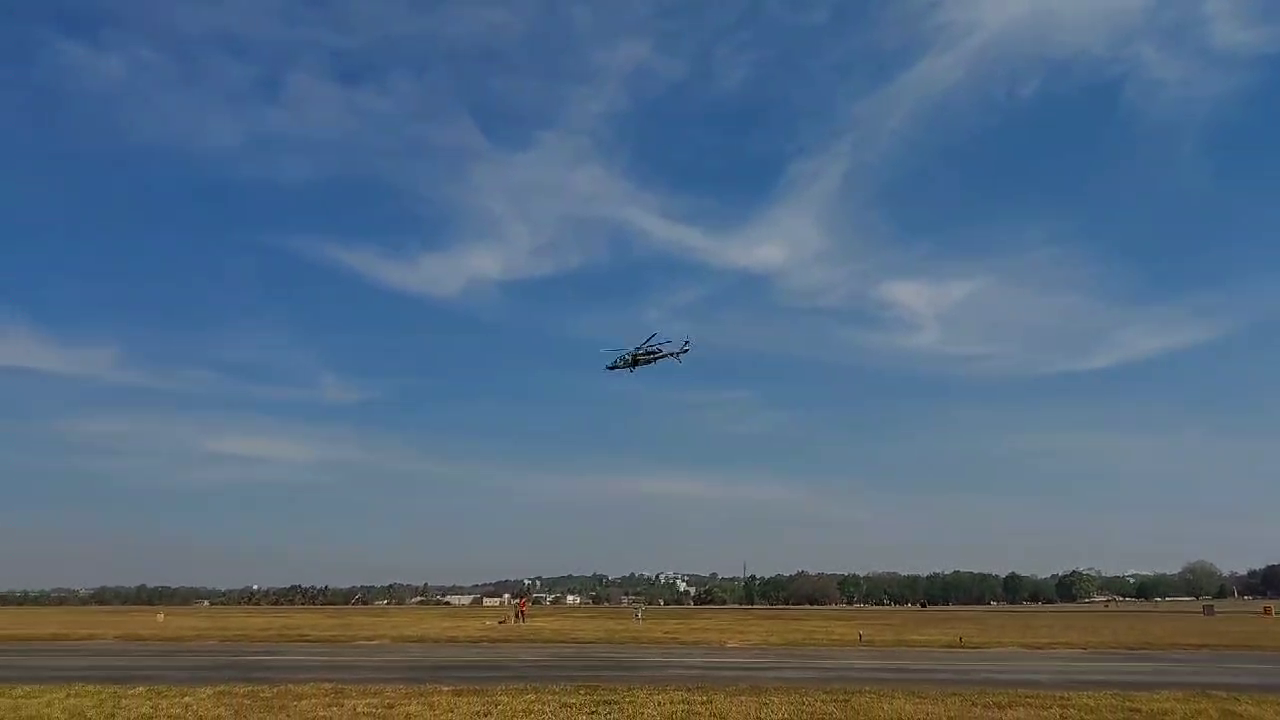
#> input picture frame 43 of plane.mp4, 1280 x 720 px, given in place of sample.webm, which was not available
$ python KLT.py
#> lines starting #> are read from the running program, lines starting #| are printed output that depends on the picture; pictures that were not available may be replaced by others from this repository, and a replacement may not be noted
import cv2
import numpy as np

cap = cv2.VideoCapture('sample.webm')

ret, frame = cap.read()
#> frame is the input picture: shape (720, 1280, 3); mean B, G, R 128.1, 106.3, 84.9

old_frame = cv2.cvtColor(frame, cv2.COLOR_BGR2GRAY)
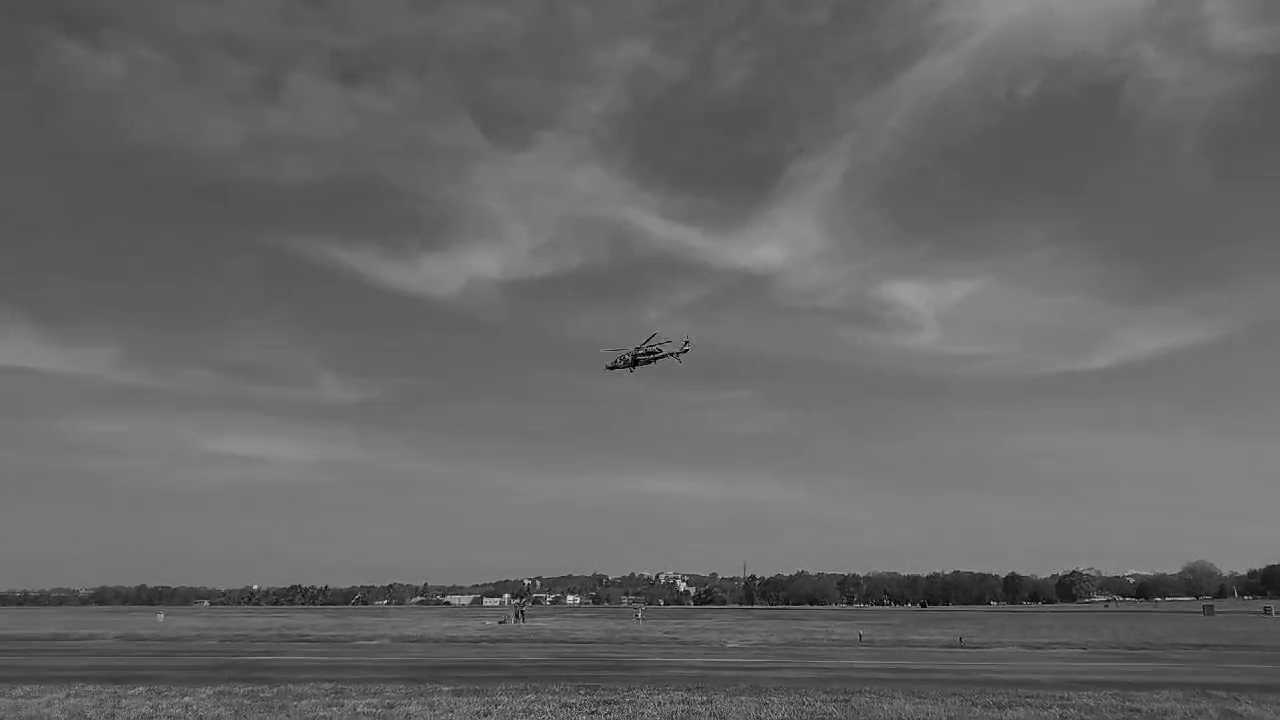
#> old_frame: shape (720, 1280); min 0, max 236, mean 102.3

# Good Features using Shi-Tomasi function
p0 = cv2.goodFeaturesToTrack(
    old_frame, maxCorners=100, qualityLevel=0.3, minDistance=7, mask=None, blockSize=7)
#> p0 = 43 rows, first 8: [549, 600], [569, 599], [577, 599], [528, 582], [686, 587], [678, 579], [485, 604], [886, 603]

# Create zero array of same dimension and data type
mask = np.zeros_like(frame)

while True:

    ret, frame = cap.read()
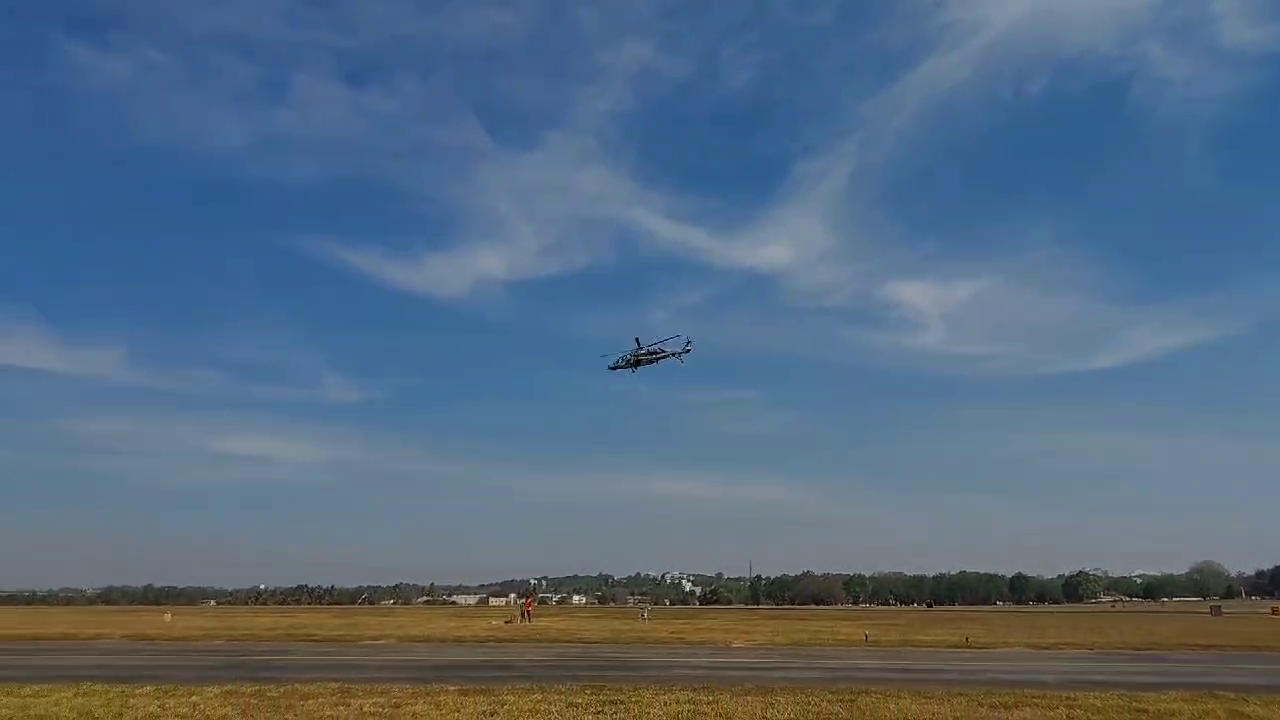
#> input picture frame 44 of plane.mp4, 1280 x 720 px, given in place of sample.webm, which was not available
#> frame is the input picture: shape (720, 1280, 3); mean B, G, R 127.9, 106.2, 84.9
    if not ret:
        break

    curr_frame = cv2.cvtColor(frame, cv2.COLOR_BGR2GRAY)

    # epsilion = 0.03 and max_iterations = 10
    # Returns new corners , status of whether they were tracked correctly and error
    p1, status,  err = cv2.calcOpticalFlowPyrLK(old_frame, curr_frame, p0, None, winSize=(
        15, 15), maxLevel=2, criteria=(cv2.TERM_CRITERIA_EPS | cv2.TERM_CRITERIA_COUNT, 10, 0.03))
#> p1 = 43 rows, first 8: [555, 600], [574.9, 599], [582.7, 599], [534, 581.7], [691.6, 586.9], [683.5, 579], [491, 603.7], [891.7, 603]; status = 43 values from 1 to 1; err = 43 values, max 22.85 at index 29, min 1.45 at index 21, mean 5.96

    # New and Old Good features
    good_new: list = p1[status == 1]
#> good_new = 43 pairs, first value 212.5 to 1253.6, second value 345 to 713.7
    good_old: list = p0[status == 1]
#> good_old = 43 pairs, first value 206 to 1246, second value 345 to 714

    # Draw the lines fromm old frame to the new frame(current frame)

    for i, (new, old) in enumerate(zip(good_new, good_old)):
        a, b = old.ravel()
        c, d = new.ravel()
        a, b, c, d = int(a), int(b), int(c), int(d)

        mask = cv2.line(mask, (a, b), (c, d), (0, 255, 0), 2)
        frame = cv2.circle(frame, (a, b), 5, (0, 255, 0), -1)
#> this loop made 43 passes
#> (new, a, b, c, d) on passes 1 to 12: ([555, 600], 549, 600, 554, 599), ([574.9, 599], 569, 599, 574, 598), ([582.7, 599], 577, 599, 582, 598), ([534, 581.7], 528, 582, 534, 581), ([691.6, 586.9], 686, 587, 691, 586), ([683.5, 579], 678, 579, 683, 579), ([491, 603.7], 485, 604, 491, 603), ([891.7, 603], 886, 603, 891, 602), ([668.7, 604], 663, 604, 668, 603), ([514, 595.7], 508, 596, 514, 595), ([912.9, 606.1], 907, 606, 912, 606), ([508, 599.7], 502, 600, 507, 599)
#> (a, b, c, d) on pass 17: (686, 345, 688, 345)
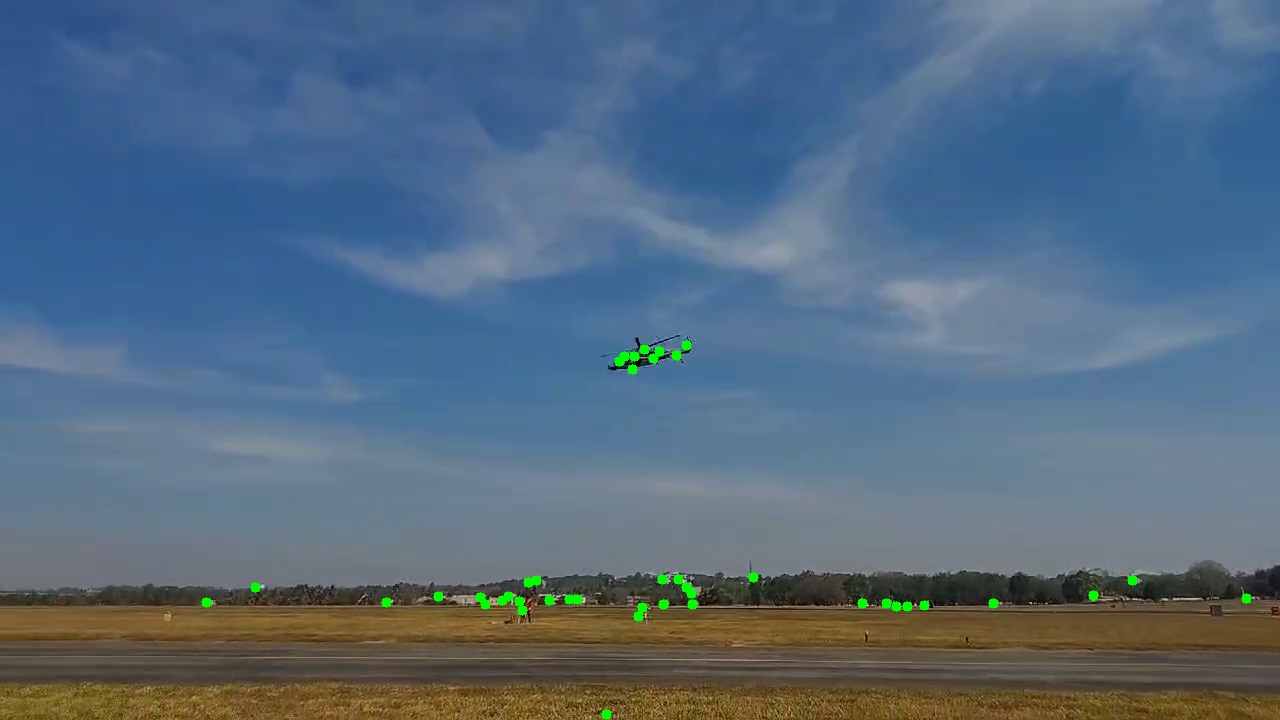
#> frame: shape (720, 1280, 3); mean B, G, R 127.7, 106.9, 84.6
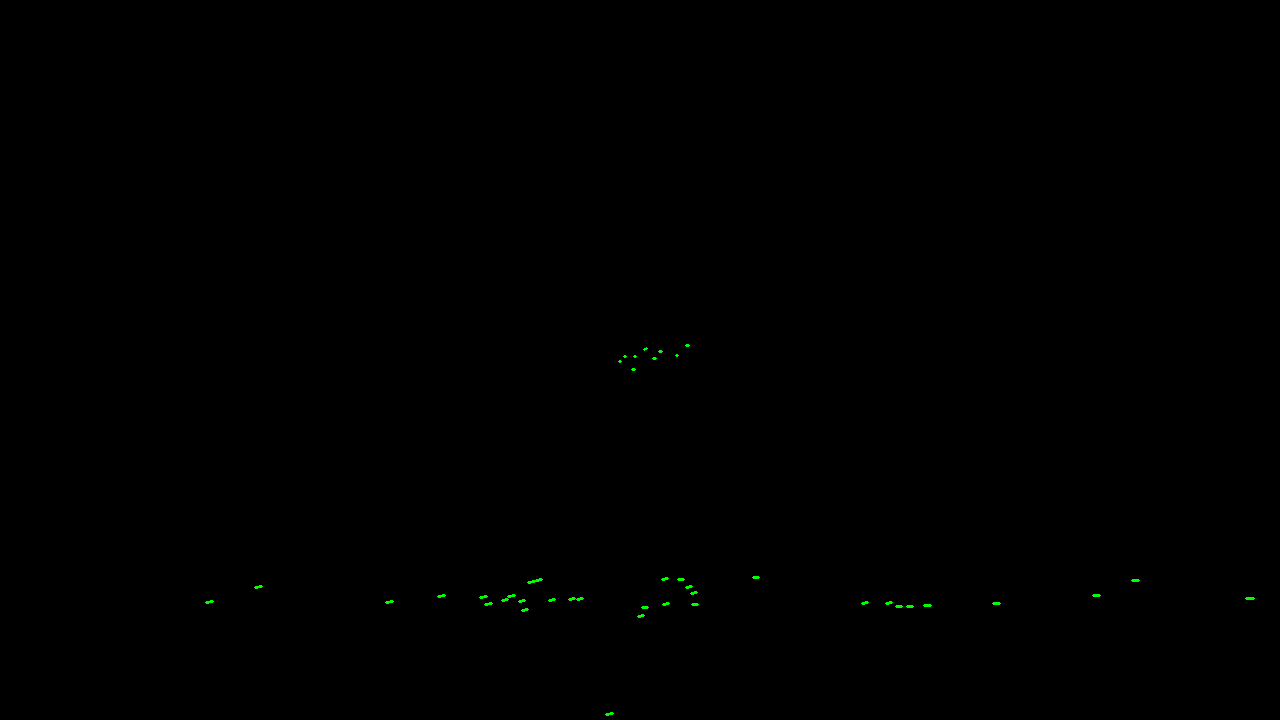
#> mask: shape (720, 1280, 3); mean of channels 0, 1, 2 0, 0.2, 0; drawn as B, G, R

    # print("Frame shape:", frame.shape)
    # print("Mask shape:", mask.shape)
    # combine the tracked lines and the frame

    img = cv2.add(frame, mask)
    cv2.imshow("Frame", img)
    if cv2.waitKey(1) == ord('q'):
#> (key q is pressed here)
        break

    # Make the current frame as the old frame and new tracked points p1 as the old tracked features
    old_frame = curr_frame.copy()
    p0 = good_new.reshape(-1, 1, 2)
    cv2.waitKey(1)
cap.release()
cv2.destroyAllWindows()

$ run again, starting later in the video
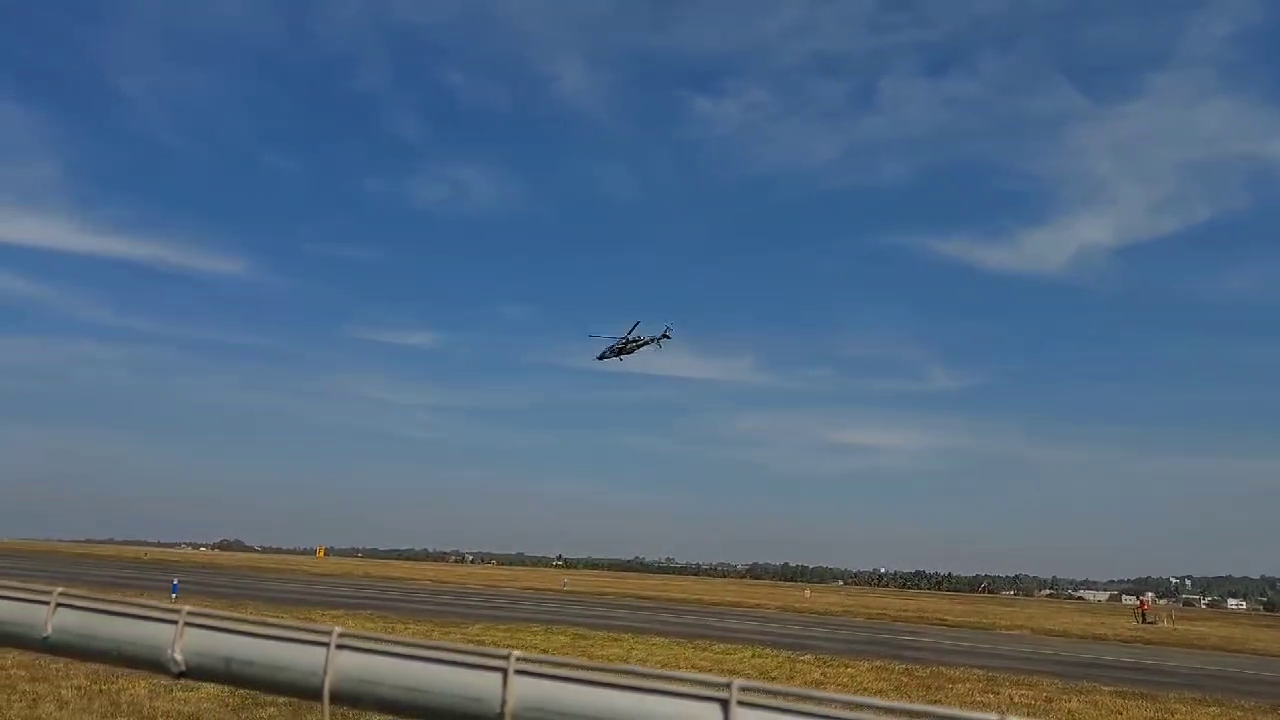
#> input picture frame 194 of plane.mp4, 1280 x 720 px, given in place of sample.webm, which was not available
#> frame is the input picture: shape (720, 1280, 3); mean B, G, R 126.5, 104.7, 83.6
#> `old_frame = cv2.cvtColor(frame, cv2.COLOR_BGR2GRAY)`:
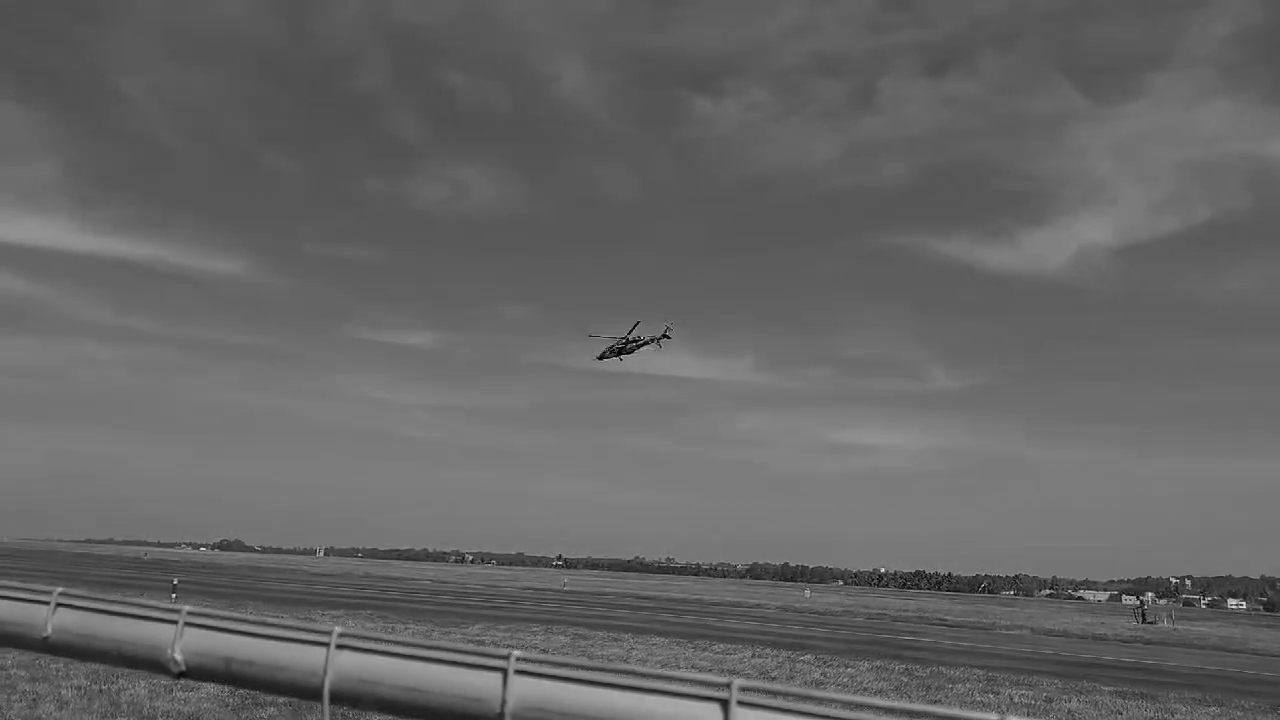
#> old_frame: shape (720, 1280); min 0, max 226, mean 100.8
#> p0 = 27 rows, first 8: [1204, 599], [1243, 605], [641, 338], [1124, 597], [1172, 580], [1229, 601], [174, 596], [620, 358]
#> p1 = 27 rows, first 8: [1206.5, 599.5], [1245.6, 605.4], [639, 338.2], [1126.4, 597.5], [1174.3, 580.3], [1231.9, 601.4], [176.4, 595.9], [618.3, 358.2]; status = 27 values from 1 to 1; err = 27 values, max 30.95 at index 9, min 1.13 at index 22, mean 9.26
#> good_new = 27 pairs, first value 176.4 to 1245.6, second value 332.2 to 621.7
#> good_old = 27 pairs, first value 174 to 1243, second value 332 to 621
#> the loop `for i, (new, old) in enumerate(zip(good_new, good_old)):` made 27 passes
#> (new, a, b, c, d) on passes 1 to 8: ([1206.5, 599.5], 1204, 599, 1206, 599), ([1245.6, 605.4], 1243, 605, 1245, 605), ([639, 338.2], 641, 338, 639, 338), ([1126.4, 597.5], 1124, 597, 1126, 597), ([1174.3, 580.3], 1172, 580, 1174, 580), ([1231.9, 601.4], 1229, 601, 1231, 601), ([176.4, 595.9], 174, 596, 176, 595), ([618.3, 358.2], 620, 358, 618, 358)
#> after the loop `for i, (new, old) in enumerate(zip(good_new, good_old)):`:
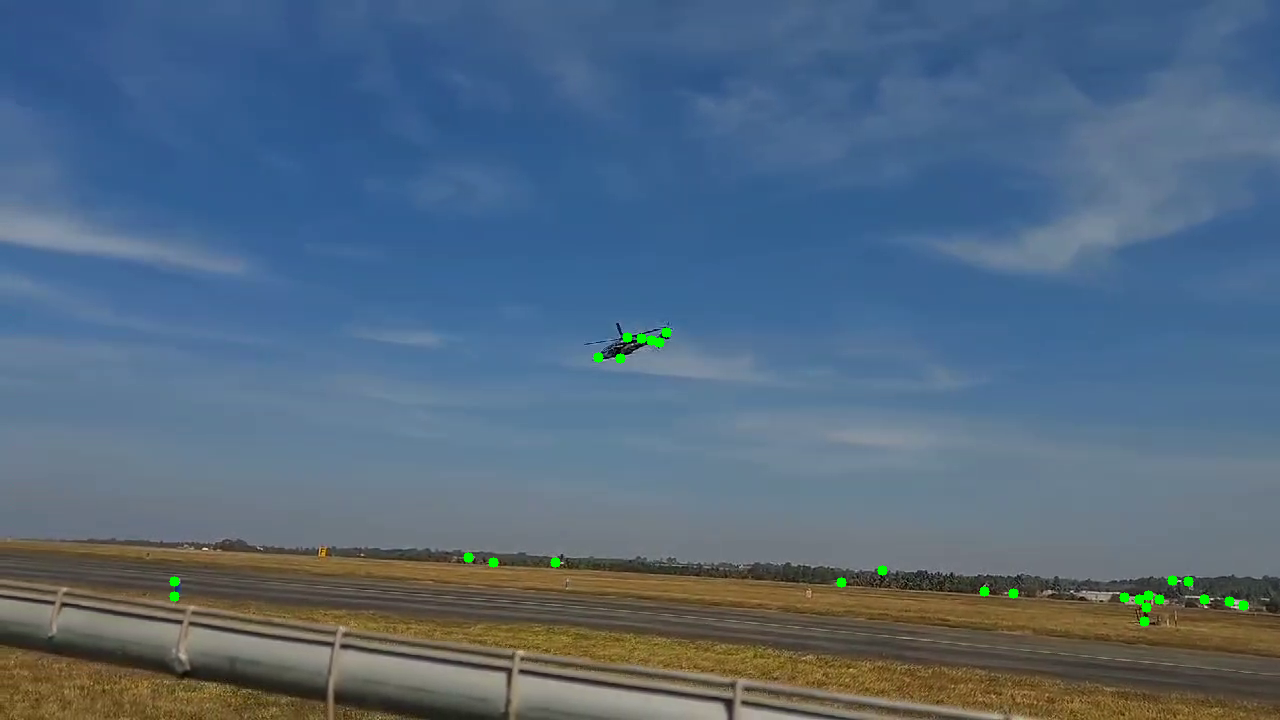
#> frame: shape (720, 1280, 3); mean B, G, R 126.3, 105.1, 83.4
